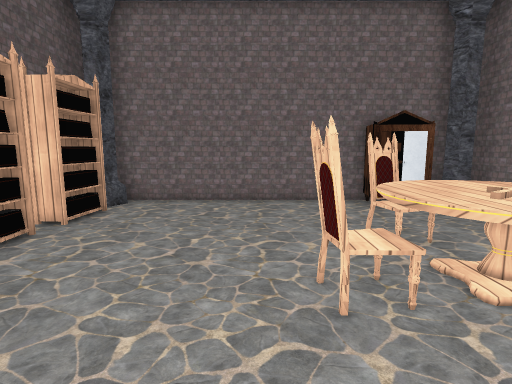
View 1 (above)

12 first-person views from a walk through a scene from a Unity 3-D project. The camera is 1.3 m above the floor, tilts 8° down and sees 80° across. Doors are open. The floor is counted in squares, 0.6 m on a side. Each view is taken from the middle of a square. On the plan, view 1 faces up. The plan holds only what a view shows up to about 18 squares ahead; the rest is blank. The place goes on beyond the plan. The player character is not drawn. Some surface patterns are stand-ins.

View 2
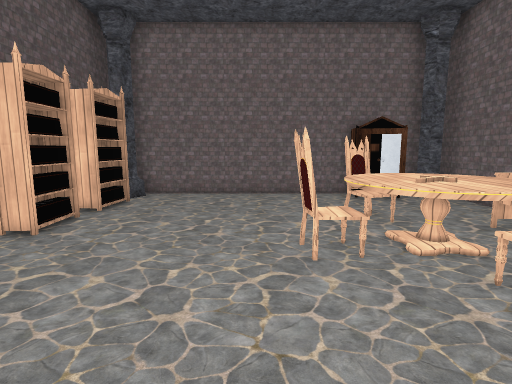

View 3
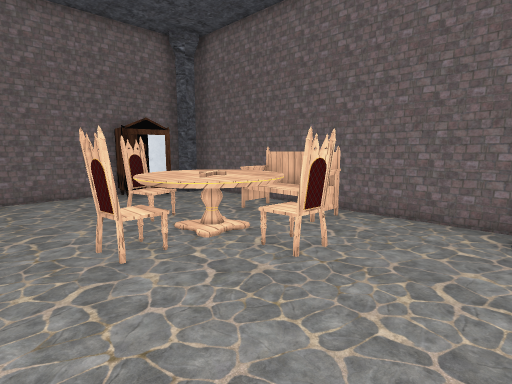

View 4
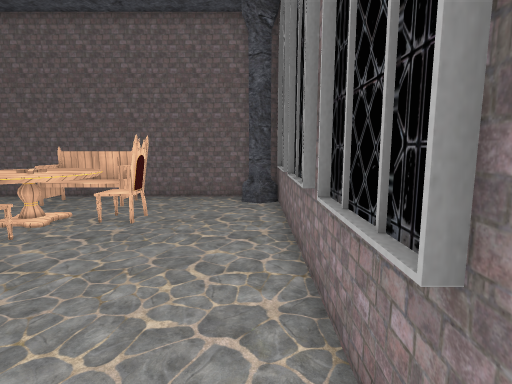

View 5
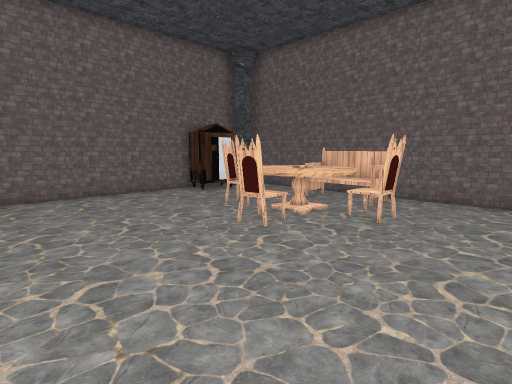

View 6
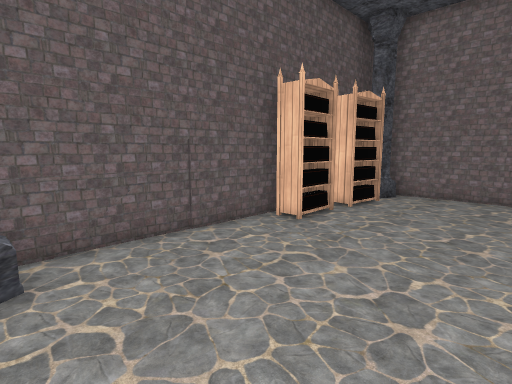

View 7
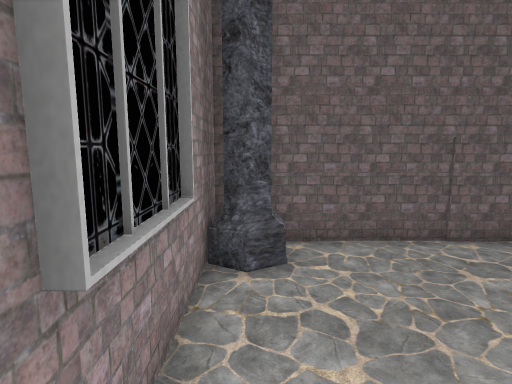

View 8
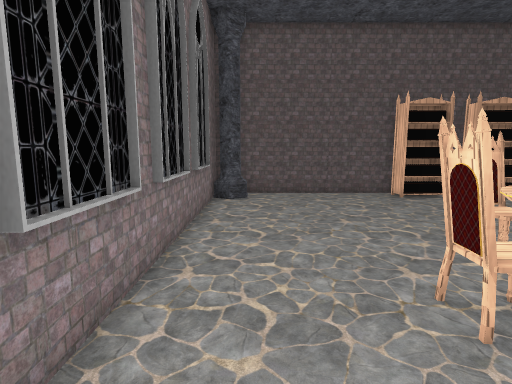

View 9
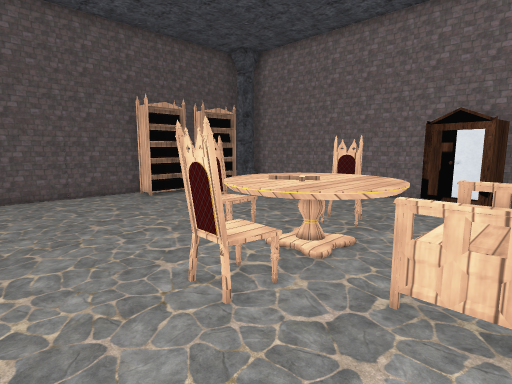

View 10
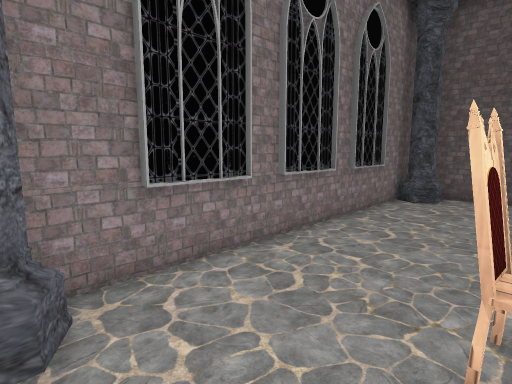

View 11
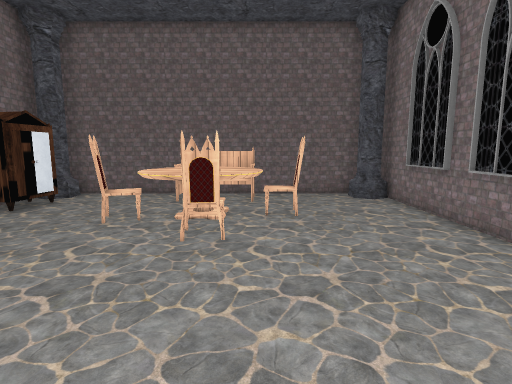

View 12
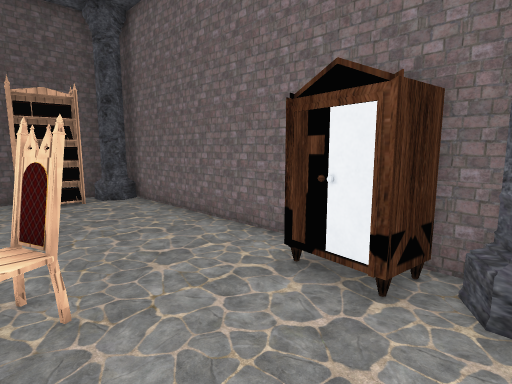

### Floor plan
Key: @ floor where view 1 was taken; # wall or solid block; . main floor; : floor 0.5 m higher than the main floor; + floor 1 m higher than the main floor; / step, stairs or slope; v drop or lower ground; C chair; T table; B bench; O other object.
Columns run from 7 left of view 1 to 9 right of it. Each row starts with its distance up from view 1.
 13 #################
 12 ##.........OOOO##
 11 #O..........OO..#
 10 #OO.............#
  9 #O .............#
  8 ##........CC....#
  7 ##........::T...#
  6 ##........# TTBB#
  5 #.......C.   +:B#
  4 #.......C:   v:B#
  3 #..........+v.BB#
  2 #..........C/...#
  1 #..........CC...#
  0 #......@........#
 -1 #...............#
 -2 ##............###
 -3 #################

Where each view was taken, in squares from view 1:
view 1: 0 up, 0 right, facing up
view 2: 2 down, 0 right, facing up
view 3: 2 down, 1 left, facing up-right
view 4: 2 down, 5 left, facing right
view 5: 2 down, 5 left, facing up-right
view 6: 2 down, 0 right, facing up-left
view 7: 2 down, 0 right, facing left
view 8: 1 down, 8 right, facing left
view 9: 1 down, 8 right, facing up-left
view 10: 2 up, 8 right, facing down-left
view 11: 3 up, 6 left, facing right
view 12: 7 up, 8 right, facing up-left
